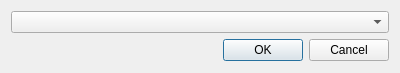
<ui version="4.0" >
 <class>branch</class>
 <widget class="QDialog" name="currentbranch" >
  <property name="geometry" >
   <rect>
    <x>0</x>
    <y>0</y>
    <width>400</width>
    <height>73</height>
   </rect>
  </property>
  <property name="windowTitle" >
   <string>Select Branch...</string>
  </property>
  <layout class="QVBoxLayout" >
   <item>
    <widget class="QComboBox" name="branch_combo" />
   </item>
   <item>
    <widget class="QDialogButtonBox" name="button_box" >
     <property name="orientation" >
      <enum>Qt::Horizontal</enum>
     </property>
     <property name="standardButtons" >
      <set>QDialogButtonBox::Cancel|QDialogButtonBox::NoButton|QDialogButtonBox::Ok</set>
     </property>
    </widget>
   </item>
  </layout>
 </widget>
 <tabstops>
  <tabstop>branch_combo</tabstop>
  <tabstop>button_box</tabstop>
 </tabstops>
 <resources/>
 <connections>
  <connection>
   <sender>button_box</sender>
   <signal>accepted()</signal>
   <receiver>branch</receiver>
   <slot>accept()</slot>
   <hints>
    <hint type="sourcelabel" >
     <x>248</x>
     <y>254</y>
    </hint>
    <hint type="destinationlabel" >
     <x>157</x>
     <y>274</y>
    </hint>
   </hints>
  </connection>
  <connection>
   <sender>button_box</sender>
   <signal>rejected()</signal>
   <receiver>branch</receiver>
   <slot>reject()</slot>
   <hints>
    <hint type="sourcelabel" >
     <x>316</x>
     <y>260</y>
    </hint>
    <hint type="destinationlabel" >
     <x>286</x>
     <y>274</y>
    </hint>
   </hints>
  </connection>
 </connections>
</ui>
